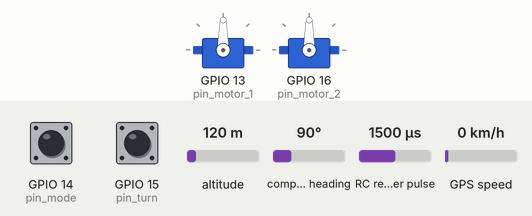
A sketch run on a simulated ESP8266 (NodeMCU). On the bench: 2 × servo. Wiring (inferred from the names in the program): RC receiver channel: data GPIO 12. The test bench sets the inputs (shaded band); at power-on: compass heading 90°, GPIO 14 (pin_mode) LOW, GPIO 15 (pin_turn) LOW, altitude 120 m, RC receiver pulse 1500 µs, GPS speed 0 km/h. WiFi joins after 1.5 s; servers stay silent unless stated; the GPS gets a fix after 3 s at 37.7749, -122.4194 with 8 satellites; what the sketch prints to the serial monitor is not drawn.

Above: at 2.7 s.
2.8 s: compass heading set to 7°
6.0 s: GPIO 14 (pin_mode) pulled HIGH for 0.15 s
At 6.7 s:
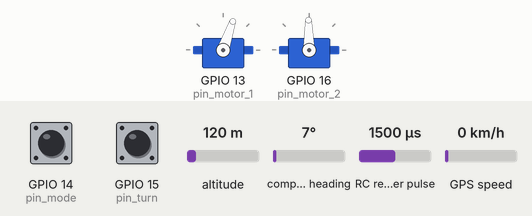
10.7 s: compass heading set to 90°
17.7 s: GPIO 15 (pin_turn) pulsed HIGH 2 times (0.12 s each, 0.3 s apart)
At 18.1 s:
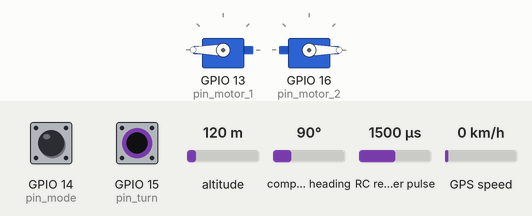
At 21.9 s:
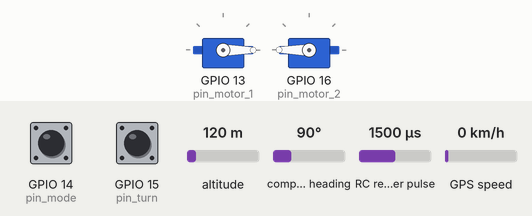
22.3 s: GPIO 14 (pin_mode) pulsed HIGH 2 times (0.12 s each, 0.3 s apart)
Timing chart, 0 to 25.3 s (numbered marks = the images above; inputs shaded):
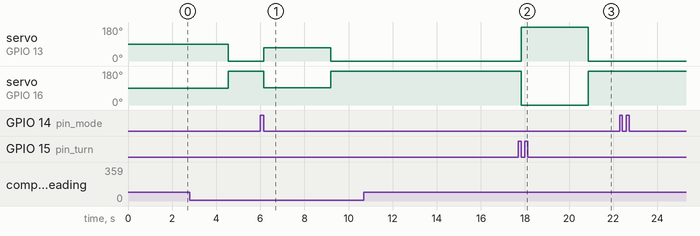

Measured:
- after the input at 6.0 s, servo on GPIO 13 (pin_motor_1): 0° → 71° after 0.15 s, → 0° 3.1 s later; servo on GPIO 16 (pin_motor_2): 180° → 91° after 0.15 s, → 180° 3.1 s later
- after the input at 10.7 s, every drawn part: stays the same
- after the input at 17.7 s, servo on GPIO 13 (pin_motor_1): 0° → 180° after 0.12 s, → 0° 3.0 s later; servo on GPIO 16 (pin_motor_2): 180° → 0° after 0.12 s, → 180° 3.0 s later
- after the input at 22.3 s, every drawn part: stays the same

The sketch:

test_mid_sizre_usv_4_0.ino
```cpp
// -------------------------------CODE for ESP8266 Nodemcu-------------------------------

#include <Servo.h>
#include <QMC5883LCompass.h>
#include <TinyGPSPlus.h>
#include <SoftwareSerial.h>
#include <ESP8266WiFi.h>
#include <WiFiUdp.h>

// TIME
  //double current_time = 0;

// MODE CHOICE
  const int pin_mode = 14;      // D5
  bool auto_mode = false;

// MOTOR VARIABLES
  const int pin_throttle = 12;  // D6
  const int pin_turn = 15;      // D8
  const int pin_motor_1 = 13;   // D7
  const int pin_motor_2 = 16;   // D0

  Servo f_1;
  Servo f_2;
  int throttle;
  int turn;
  int thrust;
  int moment;
  int speed_1;
  int speed_2;

// COMPASS
  QMC5883LCompass compass;
  float compass_reading;          // Arduino reads QMC5883l, then send it to ESP8226 via Serial


// GPS
  const int RXPin = 0;          // D3
  const int TXPin = 2;          // D4
  const uint32_t GPSBaud = 9600;
  TinyGPSPlus gps;
  SoftwareSerial ss(RXPin, TXPin);

// UDP WIFI
  //const char* ssid = "MERCURY_2.4G_0122";
  //const char* password = "hch4pw7n";
  const char* ssid = "KTHK 207";
  const char* password = "hmt123456789xyz";
  const char* end_char = "; ";
  const char* terminate_char = "~";

  WiFiUDP Udp;
  unsigned int localUdpPort = 4210;  // local port to listen on
  char incomingPacket[255];  // buffer for incoming packets
  char  replyPacket[] = "USV Packet: ";  // a reply string to send back

// UDP char
  char mode_char[] = "Mode: ";
  char target_char[] = "Target: ";
  char usv_char[] = "USV: ";
  char valid_char[] = "Valid: ";
  char arrival_char[] = "Arrival: ";
  char yaw_char []= "Yaw: ";
  char desire_yaw_char []= "Desire_yaw: ";
  char distance_char [] = "Distance: ";
  char k_yaw_char [] = "k_yaw_e: ";
  char k_distance_char [] = "k_distance: ";
  char motor_char[] = "Motor: ";


// TRACKING PARAMETERS
  double target_lat_list[] = {21.010678,21.010641,21.0105953977572,21.0106323977572,21.0105867955144,21.0105497955144,21.0105041932716,21.0105411932716,21.0104955910287,21.0104585910287,21.0104129887859,21.0104499887859,21.0104043865431,21.0103673865431,21.0103217843003,21.0103587843003,21.0103131820575,21.0102761820575,21.0102305798147,21.0102675798147,21.0102219775719,21.010157};
  double target_lng_list[] = {105.844636,105.8440715,105.844076226528,105.844640726528,105.844645453056,105.844080953056,105.844085679584,105.844650179584,105.844654906112,105.844090406112,105.84409513264,105.84465963264,105.844664359168,105.844099859168,105.844104585696,105.844669085696,105.844673812224,105.844109312224,105.844114038752,105.844678538752,105.84468326528,105.84469};
  const int target_no = 22;
  int current_target = 0;
  bool switch_target = 0;
  double arrival_start_time = 0;
  bool end_zigzag = false;

  double target_lat = 0;
  double target_lng = 0;
  double target_lat_1 = 0;
  double target_lng_1 = 0;
  double target_lat_2 = 0;
  double target_lng_2 = 0;
  double target_lat_3 = 0;
  double target_lng_3 = 0;
  double target_lat_4 = 0;
  double target_lng_4 = 0;
  double temp;
  double usv_lat = 0;
  double usv_lng = 0;
  bool valid = false;

// CONTROL PARAMETER
  float usv_yaw = 0;
  float fix_lat_error = 0;
  float fix_lng_error = 0;
  float yaw_error = 0;
  float desire_yaw = 0;
  float distance = 0;
  float k_yaw_error = 0;
  float k_distance = 0;
  bool arrival = false;
  bool arrival_2 = false;
  bool arrival_2_prev = false;
  bool arrival_2_prev_prev = false;
  float temp2;

  const float pi = 3.14159265359;
  const float k_fix_lat = 113894;
  const float k_fix_lng = 104225;
  const float a = 20;
  const float b = 20;
  const float k_moment = 400/pi;
  const float cruise = 90;
  const float arrival_radius = 1;


//----------------------------------------------------------------------------    SETUP   -----------------------------------------------------------------------------
//-----------------------------------------------------------------------------***-----***-----------------------------------------------------------------------------
void setup() {

  // Serial
  Serial.begin(115200);

  // MODE SETUP
  pinMode(pin_mode, INPUT);

  // MOTOR SETUP
  f_1.attach(pin_motor_1,1000,2000);
  f_2.attach(pin_motor_2,1000,2000);
  pinMode(pin_throttle, INPUT);
  pinMode(pin_turn, INPUT);

  // COMPASS SETUP
  compass.init();

  // GPS SETUP
  ss.begin(GPSBaud);

  // UDP WIFI
  Serial.printf("Connecting to %s ", ssid);
  WiFi.begin(ssid, password);
  while (WiFi.status() != WL_CONNECTED)
  {
    delay(500);
    Serial.print(".");
  }
  Serial.println(" connected");

  Udp.begin(localUdpPort);
  Serial.printf("Now listening at IP %s, UDP port %d\n", WiFi.localIP().toString().c_str(), localUdpPort);

}

//-----------------------------------------------------------------------------   LOOP    -----------------------------------------------------------------------------
//-----------------------------------------------------------------------------***-----***-----------------------------------------------------------------------------
void loop(){

  // ----------------------------------------------- READING -----------------------------------------------
  // SETTING MODE
    if (pulseIn(pin_mode, HIGH) >= 1500)
      auto_mode = true;
    else
      auto_mode = false;
    Serial.print("Auto = ");
    Serial.print(auto_mode);
    Serial.print("; ");

  // UDP RECIEVE TARGET COORDINATES
    int packetSize = Udp.parsePacket();

    // receive incoming UDP packets
    int len = Udp.read(incomingPacket, 255);
    if (len > 0)
    {
      incomingPacket[len] = 0;
    }

    if (packetSize==109)
    {
      if (incomingPacket[0] == 33)
      {
        target_lat_1 = parse_target_lat(2);
        target_lng_1 = parse_target_lng(2);

        target_lat_2 = parse_target_lat(29);
        target_lng_2 = parse_target_lng(29);

        target_lat_3 = parse_target_lat(56);
        target_lng_3 = parse_target_lng(56);

        target_lat_4 = parse_target_lat(83);
        target_lng_4 = parse_target_lng(83);
      }
    }

    // COMPASS
      compass.read();
      compass_reading = compass.getAzimuth();
      if (compass_reading> 270)
        compass_reading = map_float(compass_reading, 270, 360, 0, 90);
      else
        compass_reading = map_float(compass_reading, 0, 270, 90, 360);
      Serial.print("Compass: ");
      Serial.print(compass_reading);
      Serial.print("; ");

    // GPS
      valid = false;
      while (ss.available() > 0)
        if (gps.encode(ss.read()))
          if (gps.location.isValid())
          {
            valid = true;
            usv_lat = gps.location.lat();
            usv_lng = gps.location.lng();
          }

      Serial.print("valid =  ");
      Serial.print(valid);
      Serial.print("; ");

      Serial.print("usv_lat =  ");
      Serial.print(usv_lat,6);
      Serial.print("; ");

      Serial.print("usv_lng =  ");
      Serial.print(usv_lng,6);
      Serial.print("; ");

    // ----------------------------------------------- CHOOSE TARGET -----------------------------------------------

      if (current_target >= target_no)
        end_zigzag = true;
      Serial.print("end_zigzag =  ");
      Serial.print(end_zigzag);
      Serial.print("; ");

      if ((arrival_2_prev>0)&&(arrival_2_prev_prev<1))
        arrival_start_time = millis();

      if (((millis()-arrival_start_time) > 5000)&&(arrival_2_prev>0))
      {
        arrival_start_time = millis();
        switch_target = true;
      }

      if ((switch_target>0)&&(end_zigzag<1))
      {
        switch_target = false;
        current_target = current_target +1;
      }
      Serial.print("current_target =  ");
      Serial.print(current_target);
      Serial.print("; ");

      target_lat = target_lat_list[current_target];
      target_lng = target_lng_list[current_target];
      switch_target = false;

      Serial.print("target_lat =  ");
      Serial.print(target_lat,6);
      Serial.print("; ");

      Serial.print("target_lat =  ");
      Serial.print(target_lat,6);
      Serial.print("; ");

    // ----------------------------------------------- GET YAW ERROR -----------------------------------------------
    //
      if (compass_reading<=180)
        usv_yaw = map_float(compass_reading, 0, 180, 0, pi);
      if (compass_reading>180)
      {
        usv_yaw = map_float(compass_reading, 180, 360, -pi, 0);           // range -pi ~ pi
        compass_reading = map_float(compass_reading, 180, 360, -180, 0);  // range -180 ~ 180
      }
      temp2 = map_float(usv_yaw, -pi, pi, -180, 180);
      Serial.print("usv_yaw: ");
      Serial.print(temp2, 0);
      Serial.print("; ");

      fix_lat_error = k_fix_lat * (target_lat - usv_lat);
      fix_lng_error = k_fix_lng * (target_lng - usv_lng);
      desire_yaw = atan2(fix_lng_error, fix_lat_error);             // range -pi ~ pi
      //Serial.print("lat_e: ");
      //Serial.print(fix_lat_error, 2);
      //Serial.print("; ");
      //Serial.print("lng_e: ");
      //Serial.print(fix_lng_error, 2);
      //Serial.print("; ");

      temp2 = map_float(desire_yaw, -pi, pi, -180, 180);
      Serial.print("yaw_d: ");
      Serial.print(temp2, 0);
      Serial.print("; ");

      yaw_error = desire_yaw - usv_yaw;                             // range -2pi ~ 2pi

    // ------------FIX YAW ERROR------------
      if (yaw_error > pi)
        yaw_error = yaw_error - 2*pi;
      if (yaw_error < - pi)
        yaw_error = yaw_error + 2*pi;                               // range -pi ~ pi
      temp2 = map_float(yaw_error, -pi, pi, -180, 180);
      Serial.print("yaw_e: ");
      Serial.print(temp2, 0);
      Serial.print("; ");

    // ------------GET DISTANCE------------
      distance = pow( (pow(fix_lat_error,2) + pow(fix_lng_error,2)), 0.5);


    // ----------------------------------------------- DESIGN AUTO THRUST AND MOMENT -----------------------------------------------

      k_yaw_error = 1 / (1 + a*pow(yaw_error,2));                   // range 1 ~ 0
      k_distance = pow(distance,2)/(pow(distance,2) + b);           // range 0 ~ 1
      Serial.print("k_yaw_e: ");
      Serial.print(k_yaw_error, 3);
      Serial.print("; ");
      Serial.print("k_dist: ");
      Serial.print(k_distance, 3);
      Serial.print("; ");

    // ------------TARGET REACHED------------
      arrival = false;
      if (distance<arrival_radius)
      {
        thrust = 0;
        moment = 0;
        arrival = true;
      }

      arrival_2 = false;
      if ((compass_reading<5)||(compass_reading>365))
        arrival_2 = true;

      Serial.print("arrival_2 =  ");
      Serial.print(arrival_2);
      Serial.print("; ");

  // ----------------------------------------------- AUTO MODE -----------------------------------------------
  if (pulseIn(pin_mode, HIGH) >= 1500)
  {
      thrust = k_yaw_error * k_distance * cruise;                   // range 0 ~ cruise
      moment = k_moment * yaw_error;

    // ------------CONTROL MOTOR------------
      motor_control(thrust, moment);

  }

  // ----------------------------------------------- MANUAL MODE -----------------------------------------------
  else
  {
    throttle = pulseIn(pin_throttle, HIGH); // PWM width, range 1000 - 2000 miroseconds
    turn = pulseIn(pin_turn, HIGH);

    if (throttle<1400) throttle = 1400;
    thrust = map(throttle, 1500, 2000, 0, 180);
    moment = map(turn, 1000, 2000, -120, 120);

    // ------------CONTROL MOTOR------------
      motor_control(thrust, moment);
  }

  // UDP SEND LOG DATA
    Udp.beginPacket(Udp.remoteIP(), Udp.remotePort());
    Udp.write(replyPacket);

    // Auto mode
    Udp.write(mode_char);
    udp_send(auto_mode, 1, 0);

    // Target coordinates
    Udp.write(target_char);
    udp_send(target_lat, 2, 9);
    udp_send(target_lng, 3, 9);

    // USV coordinates
    Udp.write(usv_char);
    udp_send(usv_lat,2,9);
    udp_send(usv_lng,3,9);
    Udp.write(valid_char);
    udp_send(valid,1,0);

    // Compass
    temp2 = map_float(usv_yaw, -pi, pi, -180, 180);
    Udp.write(yaw_char);
    udp_send(temp2,3,0);

    // Arival state
    Udp.write(arrival_char);
    udp_send(arrival,1,0);

    // Distance
    Udp.write(distance_char);
    udp_send(distance, 4, 0);

    // Desire yaw
    temp2 = map_float(desire_yaw, -pi, pi, -180, 180);
    Udp.write(desire_yaw_char);
    udp_send(temp2, 4, 0);

    // k_yaws
    Udp.write(k_yaw_char);
    udp_send(k_yaw_error, 1, 3);
    Udp.write(k_distance_char);
    udp_send(k_distance, 1, 3);

    // Motor
    Udp.write(motor_char);
    udp_send(speed_1, 3, 0);
    udp_send(speed_2, 3 ,0);

    Udp.write(terminate_char);
    Udp.endPacket();

  // ---------------------END LOOP---------------------
    Serial.println(" ");
    arrival_2_prev_prev = arrival_2_prev;
    arrival_2_prev = arrival_2;
}

//----------------------------------------------------------------------------- FUNCTIONS -----------------------------------------------------------------------------
//-----------------------------------------------------------------------------***-----***-----------------------------------------------------------------------------

void udp_send (double data, int top_digit, int lowest_decimal)
{
  if (data<0)
  {
    data = abs(data);
    Udp.write(45);
  }

  int string_size = top_digit + lowest_decimal + 1;
  char udp_string [string_size];
  temp = data;

  for (int i = top_digit; i>=1; i--)
  {
   udp_string[top_digit-i] = temp/pow(10,(i-1));
   temp = temp - udp_string[top_digit-i] * pow(10,(i-1));
   udp_string[top_digit-i] = udp_string[top_digit-i] +48;
  }

  udp_string[top_digit] = 46;

  for (int i = 1; i <= lowest_decimal; i++)
  {
   udp_string[top_digit+i] = temp/pow(10,-i);
   temp = temp - udp_string[top_digit+i] * pow(10,-i);
   udp_string[top_digit+i] = udp_string[top_digit+i] +48;
  }

  for (int i=0; i<= (string_size-1); i++)
  {
    Udp.write(udp_string[i]);
  }

  Udp.write(end_char);
}

void motor_control(float _thrust, float _moment)
{
  speed_1 = _thrust + _moment - 10; // PWM output, range 0-255
  speed_2 = _thrust - _moment;
  if (speed_1>180) speed_1 = 180;
  if (speed_2>180) speed_2 = 180;
  if (speed_1<0) speed_1 = 0;
  if (speed_2<0) speed_2 = 0;
  Serial.print("Motor: ");
  Serial.print(speed_1);
  Serial.print(" ");
  Serial.print(speed_2);
  Serial.print("; ");

  f_1.write(speed_1);
  f_2.write(speed_2);
}

float map_float( float val, float min1, float max1, float min2, float max2)
{
  float val_2;
  if (val<min1)
    val = min1;
  if (val>max1)
    val = max1;
  val_2 = min2 + (val-min1)*(max2-min2)/(max1-min1);
  return val_2;
}

double parse_target_lat (int _start_char_no)
{
      double _target_lat;
      int _k;
      _target_lat = 0;
      _k = _start_char_no+0;
      _target_lat = _target_lat + (incomingPacket[_start_char_no+0]-48)*1E1;
      _k = _start_char_no+1;
      _target_lat = _target_lat + (incomingPacket[_start_char_no+1]-48)*1E0;
      _k = _start_char_no+3;
      _target_lat = _target_lat + (incomingPacket[_start_char_no+3]-48)*1E-1;
      _k = _start_char_no+4;
      _target_lat = _target_lat + (incomingPacket[_start_char_no+4]-48)*1E-2;
      _k = _start_char_no+5;
      _target_lat = _target_lat + (incomingPacket[_start_char_no+5]-48)*1E-3;
      _k = _start_char_no+6;
      _target_lat = _target_lat + (incomingPacket[_start_char_no+6]-48)*1E-4;
      _k = _start_char_no+7;
      _target_lat = _target_lat + (incomingPacket[_start_char_no+7]-48)*1E-5;
      _k = _start_char_no+8;
      _target_lat = _target_lat + (incomingPacket[_start_char_no+8]-48)*1E-6;
      _k = _start_char_no+9;
      _target_lat = _target_lat + (incomingPacket[_start_char_no+9]-48)*1E-7;
      _k = _start_char_no+10;
      _target_lat = _target_lat + (incomingPacket[_start_char_no+10]-48)*1E-8;
      _k = _start_char_no+11;
      _target_lat = _target_lat + (incomingPacket[_start_char_no+11]-48)*1E-9;

      return _target_lat;
}


double parse_target_lng (int _start_char_no)
{
      double _target_lng;
      int _k;
      _target_lng = 0;
      _k = _start_char_no+13;
      _target_lng = _target_lng + (incomingPacket[_k]-48)*1E2;
      _k = _start_char_no+14;
      _target_lng = _target_lng + (incomingPacket[_k]-48)*1E1;
      _k = _start_char_no+15;
      _target_lng = _target_lng + (incomingPacket[_k]-48)*1E0;
      _k = _start_char_no+17;
      _target_lng = _target_lng + (incomingPacket[_k]-48)*1E-1;
      _k = _start_char_no+18;
      _target_lng = _target_lng + (incomingPacket[_k]-48)*1E-2;
      _k = _start_char_no+19;
      _target_lng = _target_lng + (incomingPacket[_k]-48)*1E-3;
      _k = _start_char_no+20;
      _target_lng = _target_lng + (incomingPacket[_k]-48)*1E-4;
      _k = _start_char_no+21;
      _target_lng = _target_lng + (incomingPacket[_k]-48)*1E-5;
      _k = _start_char_no+22;
      _target_lng = _target_lng + (incomingPacket[_k]-48)*1E-6;
      _k = _start_char_no+23;
      _target_lng = _target_lng + (incomingPacket[_k]-48)*1E-7;
      _k = _start_char_no+24;
      _target_lng = _target_lng + (incomingPacket[_k]-48)*1E-8;
      _k = _start_char_no+25;
      _target_lng = _target_lng + (incomingPacket[_k]-48)*1E-9;

      return _target_lng;
}
```
